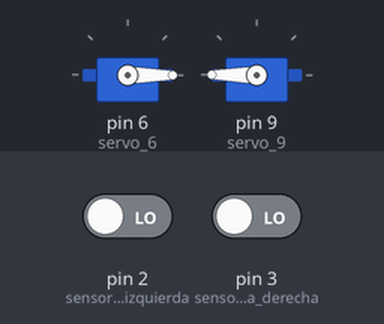
Simulated run of this sketch. Board: Arduino Uno, built with avr-gcc and run on an emulated ATmega328P. On the bench: 2 × servo. The inputs (shaded band) are chosen by the test bench; at power-on: pin 2 (sensor_rueada_izquierda) LOW, pin 3 (sensor_rueda_derecha) LOW. What the sketch prints to the serial monitor is not drawn.

Above: at 1.1 s.
At 2.1 s:
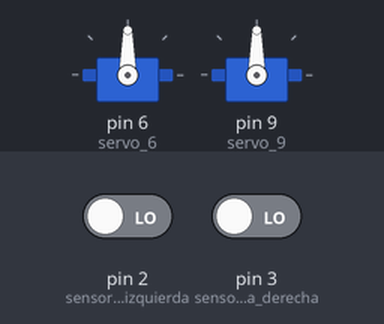
Timing chart, 0 to 3.6 s (numbered marks = the images above):
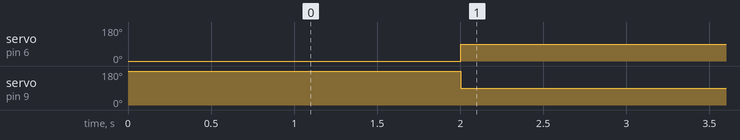

The sketch:

odometria.ino
```cpp
#include <SoftwareSerial.h>
#include <Servo.h>
int LeftSensor;
int RightSensor;
int cont_izq;
int cont_der; //contador de pulsos
int estado_der; //estado 0 es negro 1 es blanco
int estado_izq;
Servo servo_6; //motor rueda izquierda
Servo servo_9;//motor rueda derecha
void setup(){
Serial.begin(19200);
delay(1000);
pinMode(2, INPUT); //sensor rueada izquierda
pinMode(3, INPUT);//sensor rueda derecha
cont_der = 0; //contador de pulsos
cont_izq = 0;
estado_der = 0; //estado 0 es negro 1 es blanco
estado_izq = 0;
servo_6.attach(6);
servo_9.attach(9);
}
void Forward(){
servo_6.write(0);
servo_9.write(180);
}
void Motor_Stop(){
servo_6.write(90);
servo_9.write(90);
}
void odometria(){
//CALCULO LA POSICION X,Y y ORIENTACION THETA
float pi= 3.1416;
float diametro=5.70; //cm
float resolucion= 20; //ticks por vuelta del encoder
float dist_entre_ruedas=8.5;//cm
float f= pi*diametro/resolucion; //FACTOR DE CONVERSION
float dist_rueda_izq=f*cont_izq;
float dist_rueda_der=f*cont_der;
float dist_centro_robot=(dist_rueda_izq + dist_rueda_der)/2;
float theta= (dist_rueda_izq - dist_rueda_der)/dist_entre_ruedas;
float x=dist_centro_robot*cos(theta);
float y=dist_centro_robot*sin(theta);
//MUESTRO POR EL SERIE LA POSICION X Y
Serial.print("x = ");
Serial.println(x);
Serial.print("y = ");
Serial.println(y);
Serial.print("cont_izq = ");
Serial.println(cont_izq);
Serial.print("cont_der = ");
Serial.println(cont_der);
delay(1000);
}
void loop(){
if( millis() < 4000){ // la ejecucion de movimientos durara 4 segundos
if( millis() < 2000) Forward(); //tiempo en el que se mueven los motores
if( millis() > 2000) Motor_Stop(); //tiempo en el que espero que termine de moverse el robot
LeftSensor = digitalRead(2); // Read value from left sensor
RightSensor = digitalRead(3); // Read value from right sensor
if((LeftSensor==1) & (estado_izq==0)){ //cambio de estado a 0
cont_izq=cont_izq+1;
estado_izq=1;
}
if((LeftSensor==0) & (estado_izq==1)){ //cambio de estado a 1
cont_izq=cont_izq+1;
estado_izq=0;
}
if((RightSensor==1) & (estado_der==0)){ //cambio de estado a 0
cont_der=cont_der+1;
estado_der=1;
}
if((RightSensor==0) & (estado_der==1)){ //cambio de estado a 1
cont_der=cont_der+1;
estado_der=0;
}
}
else{ //una vez que han pasado 4 segundos muestro el resultado
Motor_Stop();
odometria();
}
}
```

Measured:
- by itself, servo on pin 6 (servo_6): 0° → 90° at 2.0 s
- by itself, servo on pin 9 (servo_9): 180° → 90° at 2.0 s
